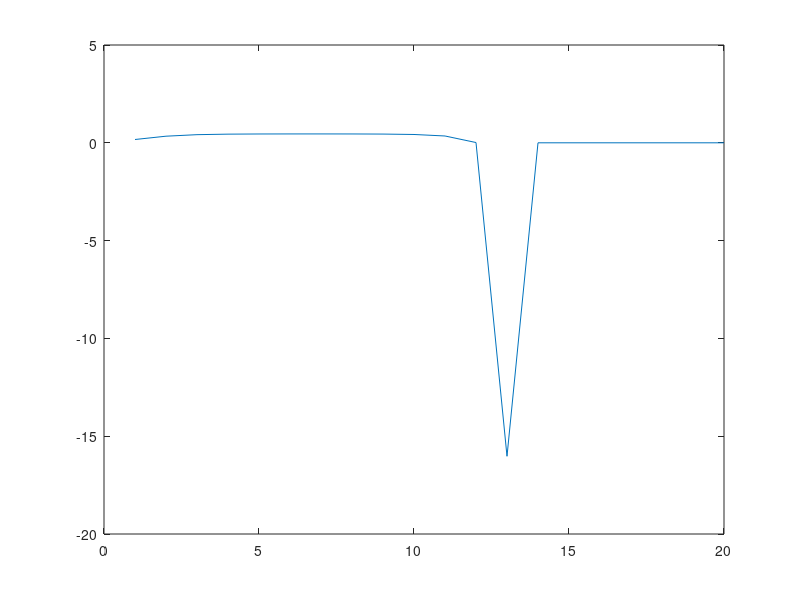

This figure's MATLAB source:
clear all

% Parameters
alpha = 0.3;
beta = 0.96;
delta = 1;
M = 100;

tol = 1e-7;
dif = 1;

kmin_grid = 0.001;
kmax_grid = 1;
k_grid = linspace(kmin_grid, kmax_grid, M)';

z0 = 1;
z1 = 2*z0;

k_star = ( 1/(alpha*z0) * ( 1/beta - 1 + delta ) )^(1/(alpha-1));
k_star_new = ( 1/(alpha*z1) * ( 1/beta - 1 + delta ) )^(1/(alpha-1));

T = 20;

k = zeros(T,1);
k(1) = k_star;
c = zeros(T,1);

lower_bound_guess_k2 = k(1);
upper_bound_guess_k2 = z1*k(1)^alpha + (1-delta) * k(1);
k(2) = (lower_bound_guess_k2+upper_bound_guess_k2)/2;

c(1) = z1*k(1)^alpha + (1-delta) * k(1) - k(2);

ki = k(2);
ki1 = 0;

% while abs(ki1 - ki) > 1e-45
while abs(lower_bound_guess_k2 - upper_bound_guess_k2) > 1e-6
%while abs(k(T) - k_star_new) > 1e-6
    ki = k(2);
    k(3:T) = zeros(T-3+1,1);
    c(1) = z1*k(1)^alpha + (1-delta) * k(1) - k(2);
    c(2) = beta*c(1)*( z1*alpha*k(2)^(alpha-1) + 1 - delta);
    for t = 3:T
       k(t) = z1*k(t-1)^alpha + (1-delta)*k(t-1) - c(t-1);
       if k(t) < 0
           lower_bound_guess_k2 = ki;
           break;
       end
       if k(t) > k_star_new
           upper_bound_guess_k2 = ki;
           break;
       end
       c(t) = beta*c(t-1)*(z1*alpha*k(t)^(alpha-1) + 1 - delta);
    end
    if (k(T) < k_star_new && k(T) > 0)
           lower_bound_guess_k2 = ki;
    end
    if (k(T) > k_star_new)
           upper_bound_guess_k2 = ki;
    end
    ki1 = (lower_bound_guess_k2+upper_bound_guess_k2)/2;
    k(2) = ki1;
end


plot(1:T, k)
